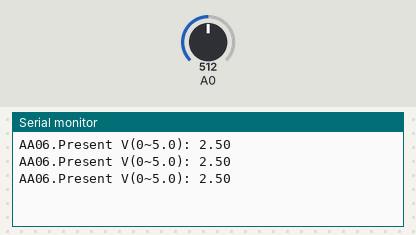
The sketch below on a simulated Arduino Uno, built with avr-gcc and run on an emulated ATmega328P. Shown: the last lines printed to the serial monitor. The test bench sets the inputs (shaded band); at power-on: A0 = 512.

Above: at 1.3 s.
1.4 s: A0 set to 716
At 1.9 s:
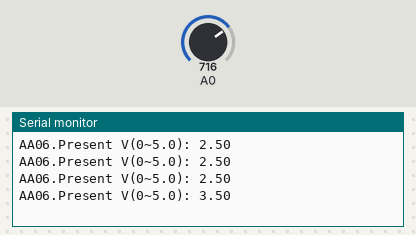
2.9 s: A0 set to 900
At 3.4 s:
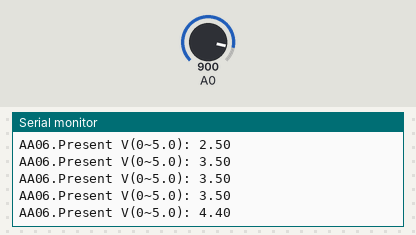
Timing chart, 0 to 5.9 s (numbered marks = the images above; inputs shaded):
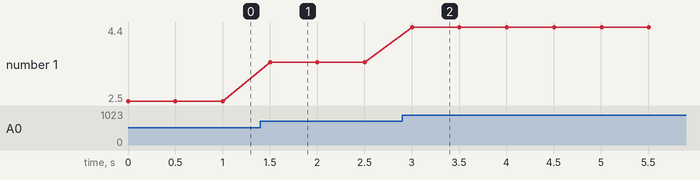

The sketch:

sketch07_analog_read.ino
```cpp
void setup() {
  Serial.begin(9600);
}

void loop() {
  int sensorValue=analogRead(A0);
  Serial.print("AA06.Present V(0~5.0): ");
  float voltage=sensorValue*(5.0/1023.0);
  Serial.println(voltage);
  delay(500);
}
```

Measured:
- after the input at 1.4 s, the serial monitor: prints a new line after 0.10 s (image 1)
- after the input at 2.9 s, the serial monitor: prints a new line after 0.10 s (image 2)
- plotted number 1: 2.5 → 3.5 after the input at 1.4 s, 3.5 → 4.4 after the input at 2.9 s
